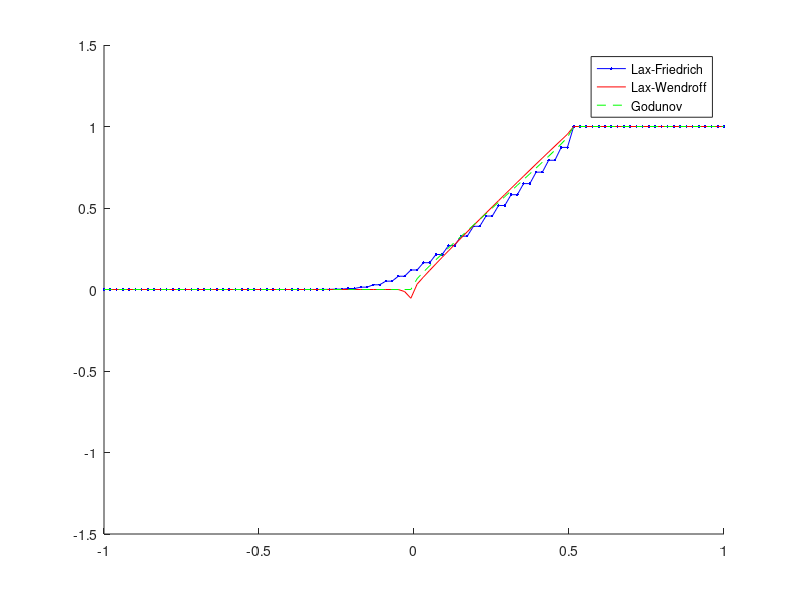
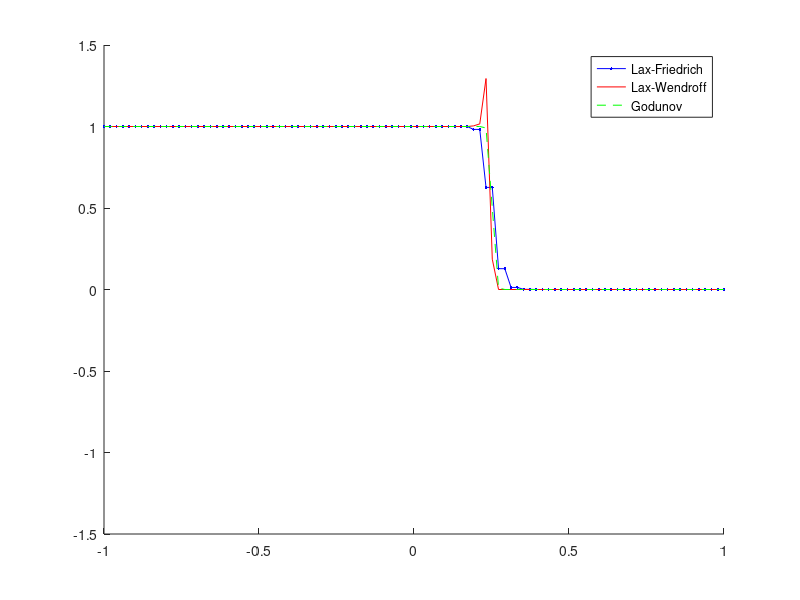
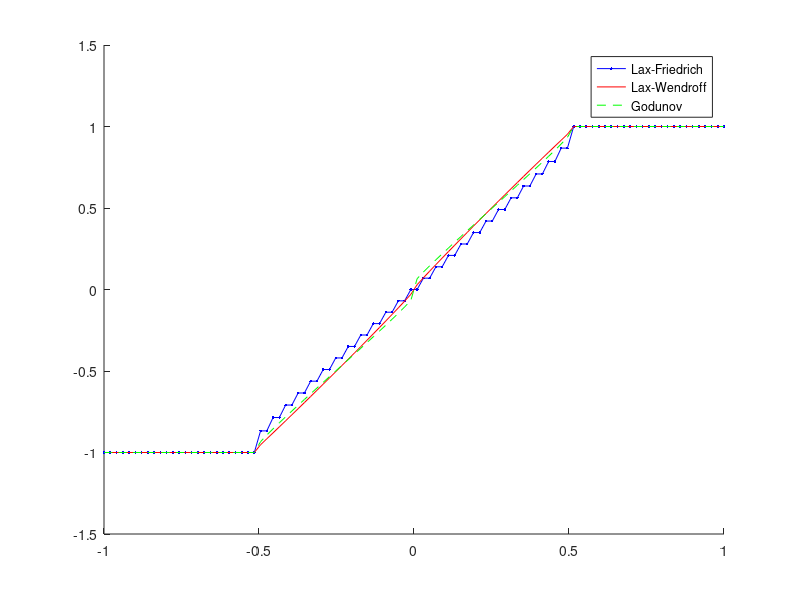
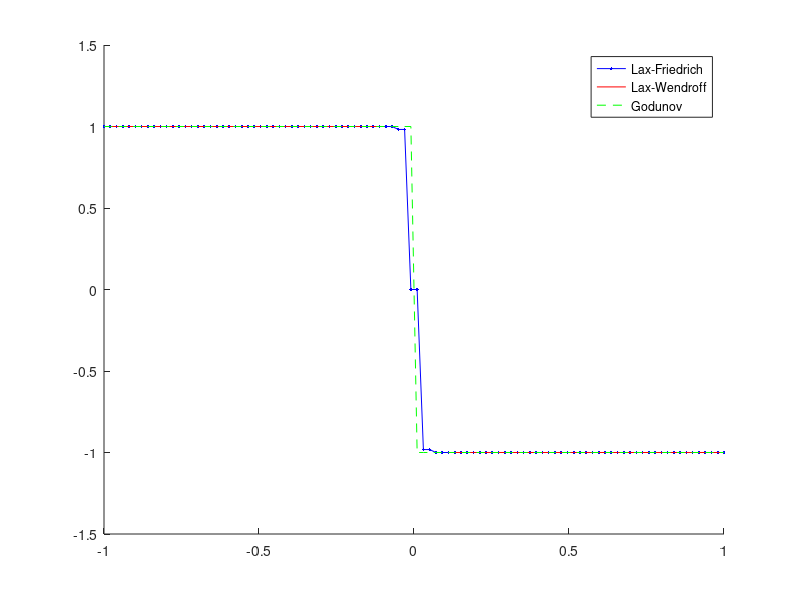

MATLAB code for these plots, in order:
% Problem 2
% Marty Fuhry
% 3/15/2011
% Compiled and ran using GNU Octave, version 3.2.4 configured for "x86_64-pc-linux-gnu".

%%%%%%%%%%%%%%%%%%%%%%%%%%%%%%%%%%%%%%%%%%%%%%%%%%%%%%%%%%%%%%%%%%%%%%%%%%%%%%%%
% Write a finite volume code for Burgers equation                              %
%  u_t + u u_x = 0                                                             %
% and compare the performance of Lax-Friedrichs                                %
% Lax-Wendroff                                                                 %
% and Godunov                                                                  %
% schemes for the fluxes.                                                      %
% Solve the Riemann problem (u_l, u_r) =                                       %
%  (0,1), (1,0), (-1,1), and (1,-1).                                           %
% Discuss your results and how the different methods compare (see paper).      %
%%%%%%%%%%%%%%%%%%%%%%%%%%%%%%%%%%%%%%%%%%%%%%%%%%%%%%%%%%%%%%%%%%%%%%%%%%%%%%%%

% Octave is dumb; tell it this is not a function file
1;

% flux function
function [f] = f(u)
    f = 0.5*u.^2;
endfunction

function [m] = minf(u_l, u_r)
    tol = (u_r - u_l) / 10.;
    if abs(tol) <= 10e-16;
        m = f(u_l);
    else
        u = [u_l:tol:u_r];
        m = min(f(u));
    endif
endfunction

function [m] = maxf(u_l, u_r)
    tol = (u_r - u_l) / 10.;
    if abs(tol) <= 10e-16;
        m = f(u_l);
    else
        u = [u_l:tol:u_r];
        m = max(f(u));
    endif
endfunction

% set up some PDE variables
m = 100;
a = -1;
b = 1;

% discretize the grid
dx = (b - a) / (m - 1);
x = [a:dx:b]';
dt = dx;
timesteps = 1/dt; 
mu = dt/dx;

u_lefts  = [0, 1, -1, 1]; 
u_rights = [1, 0, 1, -1];
for k = 1:4
    u_l = u_lefts(k);
    u_r = u_rights(k);
    u = zeros(m,1);

    for j = 1:m
        if x(j) <= 0
            u(j) = u_l;
        else
            u(j) = u_r;
        endif
    endfor

    u_lf = u;
    u_lw = u;
    u_g  = u;

    % start the FV method
    for t = 1:ceil(timesteps)
        % inflow conditions
        u_lf(1) = u_l;
        u_lw(1) = u_l;
        u_g(1)  = u_l;

        %%%%%%%%%%%%%%%%%%%%%%%
        % Lax-Friedrichs      %
        %%%%%%%%%%%%%%%%%%%%%%%
        % calculate the flux
        flux = f(u_lf);
        F = diag(ones(m-1,1),1) - diag(ones(m-1,1),-1);
        F(1,1) = -1;
        F(m,m) = 1;
        A = diag(ones(m-1,1),-1) + diag(ones(m-1,1),1);
        A(1, 1)   = 1; % this should be fine
        A(m, m-1) = 2; % need to get outflow right

        u_lf = 0.5*A*u_lf - 0.5*mu*F*flux;

        %%%%%%%%%%%%%%%%%%%%%%%
        % Lax-Wendroff        %
        %%%%%%%%%%%%%%%%%%%%%%%
        % calculate the flux
        flux = f(u_lw);
        F_left  = diag(ones(m,1)) - diag(ones(m-1,1),-1);
        F_right = diag(ones(m-1,1),1) - diag(ones(m,1));
        F_left(1,1)  = 0; % already have inflow 
        F_right(m,m) = 0; % this should be fine
        A_right = diag(ones(m,1)) + diag(ones(m-1,1),1);
        A_left  = diag(ones(m,1)) + diag(ones(m-1,1),-1);
        A_left(1,1)  = 2; % already have inflow
        A_right(m,m) = 2; % need to get outflow right
        ustar_left  = 0.5*A_left *u_lw - 0.5*mu*F_left*flux;
        ustar_right = 0.5*A_right*u_lw - 0.5*mu*F_right*flux;

        u_lw = u_lw - mu*(f(ustar_right) - f(ustar_left));
        
        %%%%%%%%%%%%%%%%%%%%%%%
        % Godunov             %
        %%%%%%%%%%%%%%%%%%%%%%%
        F = zeros(m,1);
        F(1) = f(u_l); % inflow
        % calculate flux
        for i = 2:m
            if u_g(i-1) <= u_g(i)
                F(i) = minf(u_g(i-1), u_g(i));   
            else
                F(i) = maxf(u_g(i-1), u_g(i));
            endif
         endfor
        u_g = u_g - mu*([F(2:m); F(m)] - F);

        hold on
        plot(x,u_lf, 'b.-');
        plot(x,u_lw, 'r-'); 
        plot(x,u_g, 'g--'); 
        legend("Lax-Friedrich", "Lax-Wendroff", "Godunov")
        axis([a,b,-1.5,1.5])
        drawnow
        if t == ceil(timesteps/2)
            if k == 1
                print "-S640,480" prob3-k1.png
            elseif k == 2
                print "-S640,480" prob3-k2.png
            elseif k == 3
                print "-S640,480" prob3-k3.png
            elseif k == 4
                print "-S640,480" prob3-k4.png
            endif
        endif
        clf;
    endfor
    input("Press any key to continue.");
endfor
